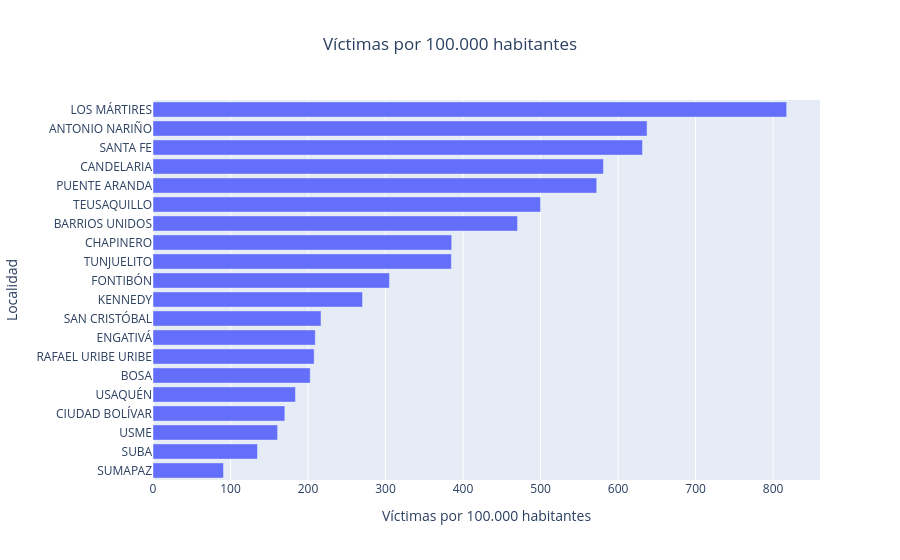
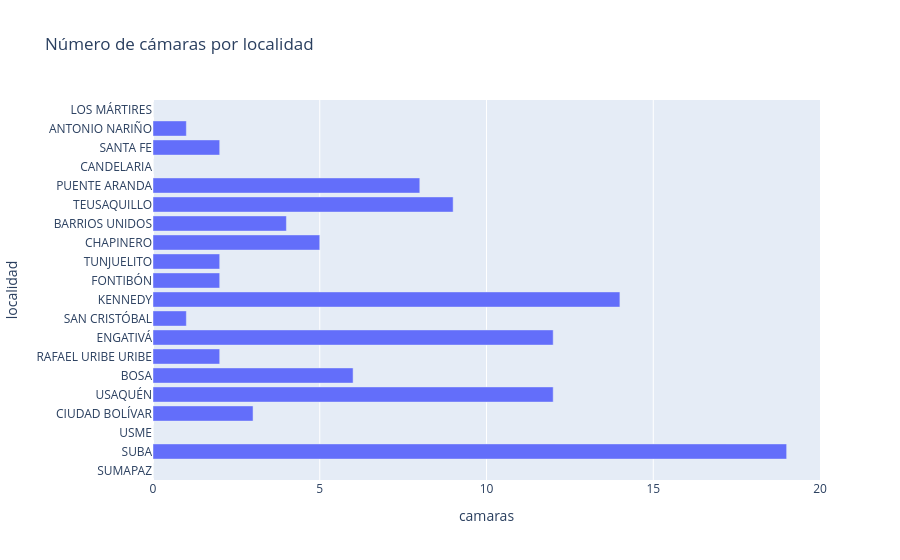

Notebook code cell kept with these figures, in order:
### Code cell
g4 = localidades.sort_values(localidades_tasa, ascending=False)

fig4a = px.bar(g4, x=localidades_tasa, y=localidades_nombre, orientation="h",
               title="Víctimas por 100.000 habitantes")
fig4a.update_yaxes(autorange="reversed")
fig4a.update_layout(yaxis_title="Localidad", xaxis_title="Víctimas por 100.000 habitantes", title_x=0.5)
fig4a.show()

fig4b = px.bar(g4, x=localidades_cam, y=localidades_nombre, orientation="h",
               title="Número de cámaras por localidad")
fig4b.update_yaxes(autorange="reversed")
fig4b.show()

### Figure 1 — Plotly figure (JSON) as saved in the notebook; plotly's stock layout.template omitted (floating-point values rounded to 4 significant figures)
{"data": [{"hovertemplate": "tasa_victimas=%{x}<br>localidad=%{y}<extra></extra>", "legendgroup": "", "marker": {"color": "#636efa", "pattern": {"shape": ""}}, "name": "", "orientation": "h", "showlegend": false, "textposition": "auto", "type": "bar", "x": [817.5, 637.4, 631.5, 581.1, 572.4, 500.0, 470.3, 385.3, 384.9, 305.0, 270.3, 216.8, 209.3, 207.9, 202.8, 183.9, 170.1, 160.8, 134.8, 90.95], "xaxis": "x", "y": ["LOS MÁRTIRES", "ANTONIO NARIÑO", "SANTA FE", "CANDELARIA", "PUENTE ARANDA", "TEUSAQUILLO", "BARRIOS UNIDOS", "CHAPINERO", "TUNJUELITO", "FONTIBÓN", "KENNEDY", "SAN CRISTÓBAL", "ENGATIVÁ", "RAFAEL URIBE URIBE", "BOSA", "USAQUÉN", "CIUDAD BOLÍVAR", "USME", "SUBA", "SUMAPAZ"], "yaxis": "y"}], "layout": {"barmode": "relative", "legend": {"tracegroupgap": 0}, "title": {"text": "Víctimas por 100.000 habitantes", "x": 0.5}, "xaxis": {"anchor": "y", "domain": [0, 1], "title": {"text": "Víctimas por 100.000 habitantes"}}, "yaxis": {"anchor": "x", "autorange": "reversed", "domain": [0, 1], "title": {"text": "Localidad"}}}}

### Figure 2 — Plotly figure (JSON) as saved in the notebook; plotly's stock layout.template omitted (floating-point values rounded to 4 significant figures)
{"data": [{"hovertemplate": "camaras=%{x}<br>localidad=%{y}<extra></extra>", "legendgroup": "", "marker": {"color": "#636efa", "pattern": {"shape": ""}}, "name": "", "orientation": "h", "showlegend": false, "textposition": "auto", "type": "bar", "x": [0.0, 1.0, 2.0, 0.0, 8.0, 9.0, 4.0, 5.0, 2.0, 2.0, 14.0, 1.0, 12.0, 2.0, 6.0, 12.0, 3.0, 0.0, 19.0, 0.0], "xaxis": "x", "y": ["LOS MÁRTIRES", "ANTONIO NARIÑO", "SANTA FE", "CANDELARIA", "PUENTE ARANDA", "TEUSAQUILLO", "BARRIOS UNIDOS", "CHAPINERO", "TUNJUELITO", "FONTIBÓN", "KENNEDY", "SAN CRISTÓBAL", "ENGATIVÁ", "RAFAEL URIBE URIBE", "BOSA", "USAQUÉN", "CIUDAD BOLÍVAR", "USME", "SUBA", "SUMAPAZ"], "yaxis": "y"}], "layout": {"barmode": "relative", "legend": {"tracegroupgap": 0}, "title": {"text": "Número de cámaras por localidad"}, "xaxis": {"anchor": "y", "domain": [0, 1], "title": {"text": "camaras"}}, "yaxis": {"anchor": "x", "autorange": "reversed", "domain": [0, 1], "title": {"text": "localidad"}}}}
